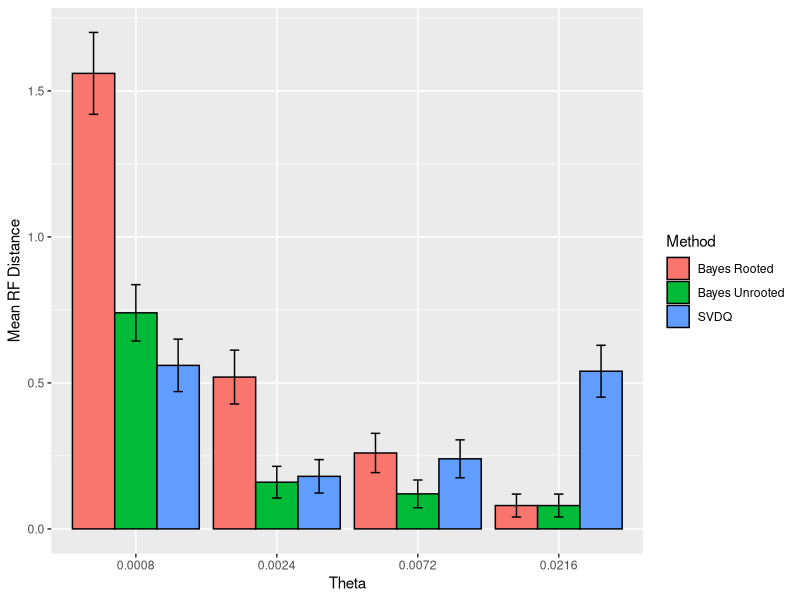
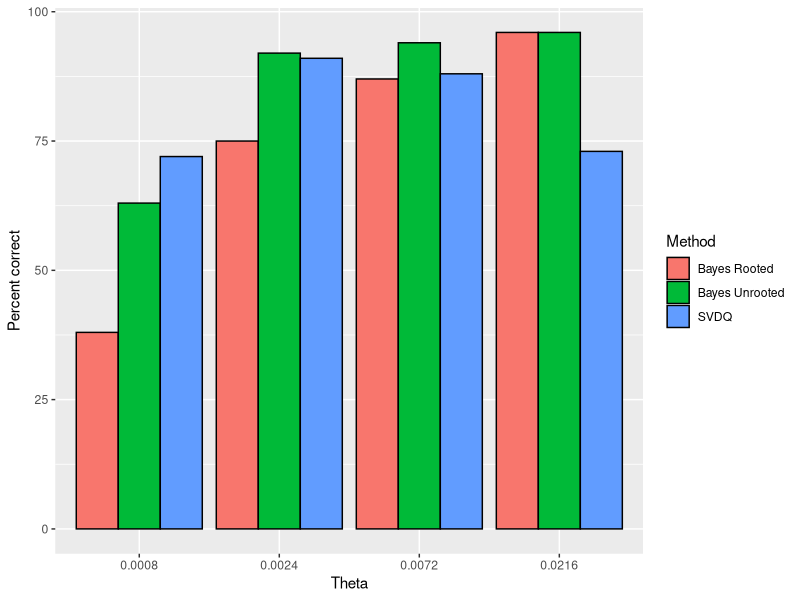
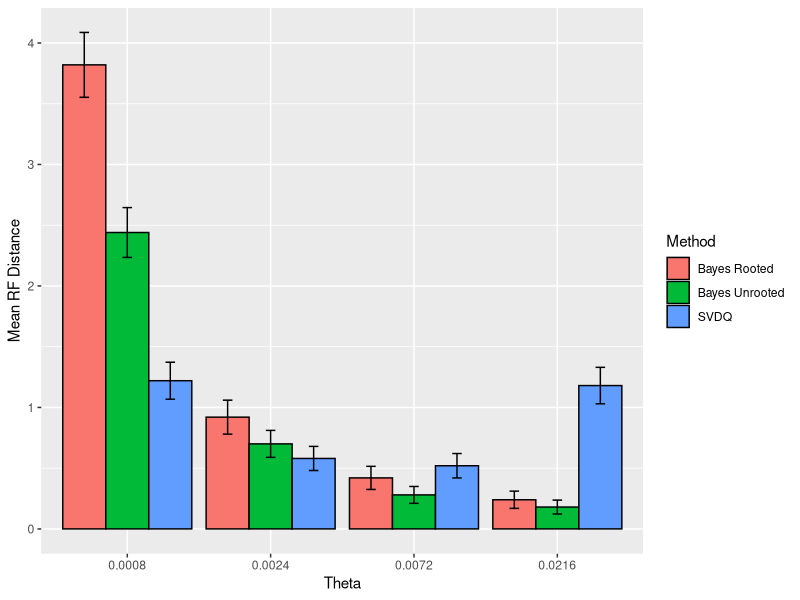
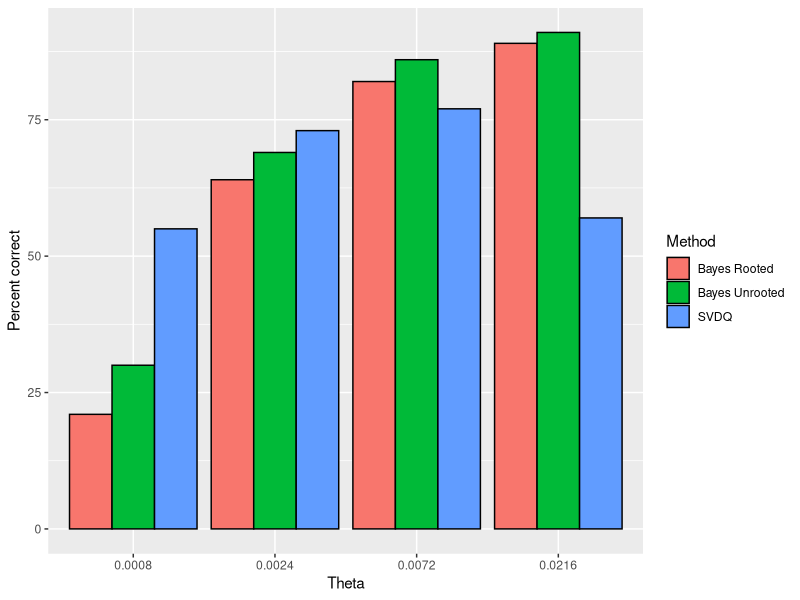
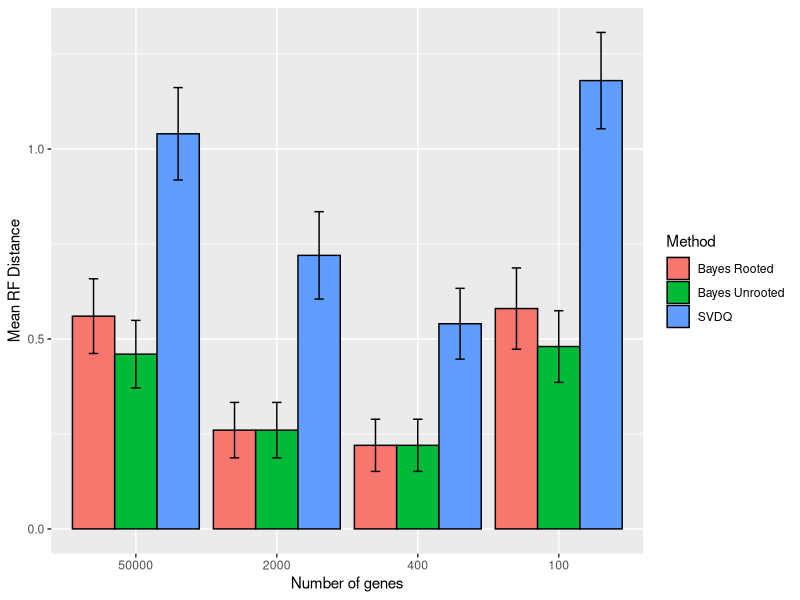
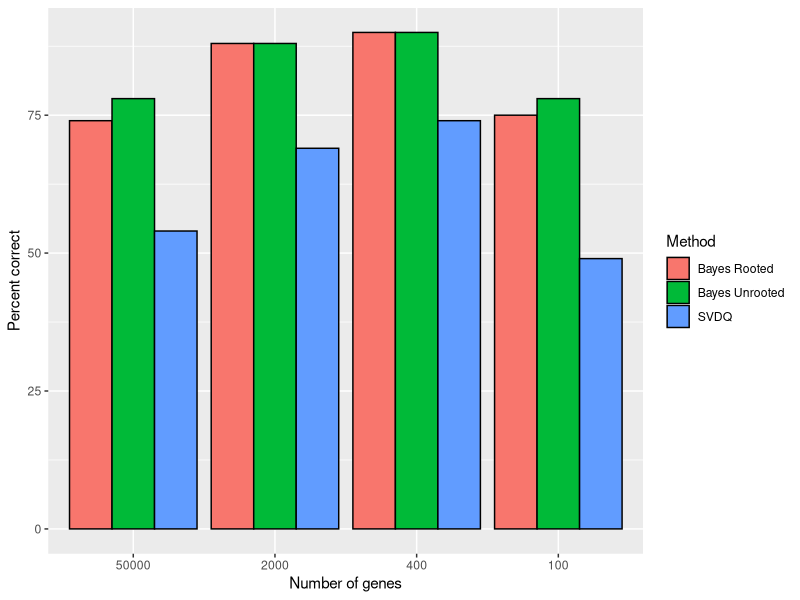
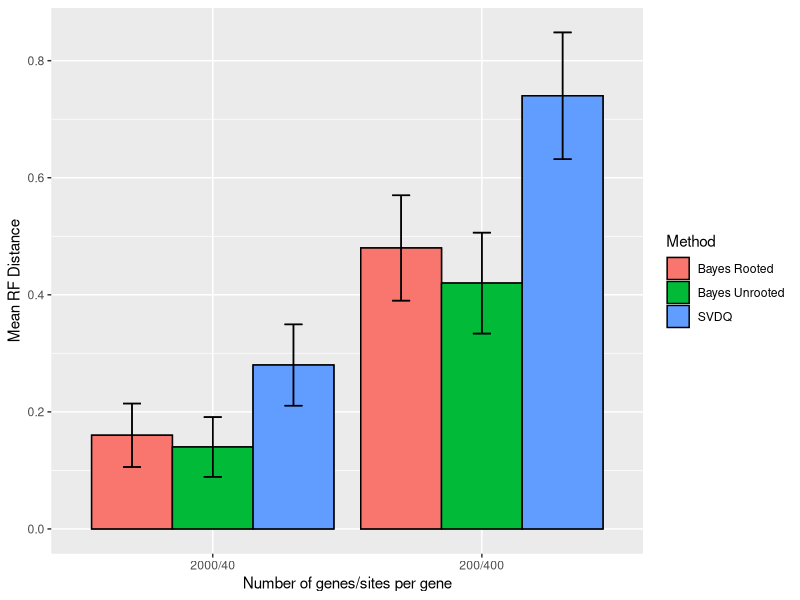
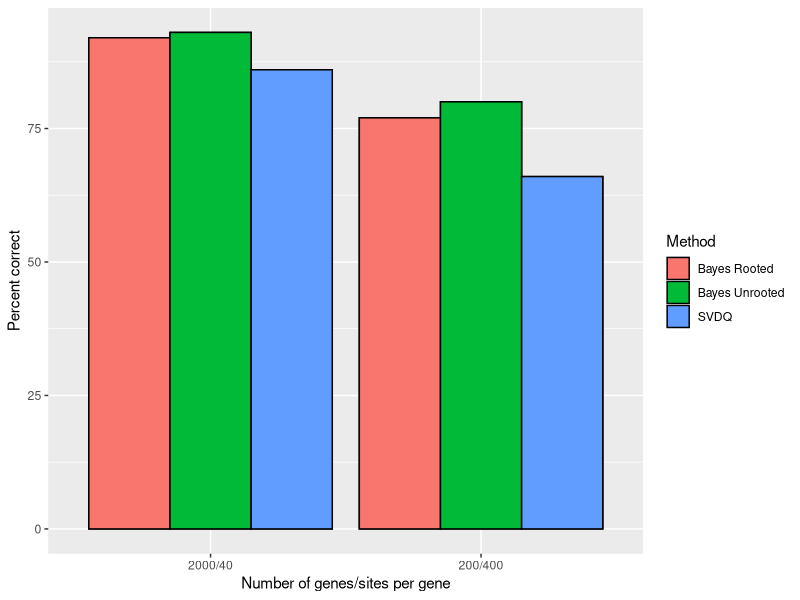

Generate these figures, in order, with R: (Note: this script raises an error after producing the figures.)
## ---- chunk 1
knitr::opts_chunk$set(echo = TRUE)
## ---- chunk 2
library(ggplot2)
library(ape)
## ---- chunk 3
group=c(rep("0.0008",3), rep("0.0024",3), rep("0.0072",3), rep("0.0216",3))
Weighted = rep(c("Bayes Rooted","Bayes Unrooted","SVDQ"), 4)
Out = c(1.56,	0.74,	0.56, 0.52, 0.16,	0.18, 0.26, 0.12,	0.24, 0.08,	0.08,	0.54 )
var = c(1.9664,	0.9324,	0.8064, 0.8496,	0.2944,	0.3276, 0.4524,	0.2256,	0.4224, 0.1536,	0.1536,	0.7884)
se = sqrt(var)/10
correct = c(38,	63,	72, 75,	92,	91, 87,	94,	88, 96,	96,	73)
tgc = data.frame(group, Weighted, Out, se, correct)
tgc
## ---- chunk 4
group=c(rep("0.0008",3), rep("0.0024",3), rep("0.0072",3), rep("0.0216",3))
Weighted = rep(c("Bayes Rooted","Bayes Unrooted","SVDQ"), 4)
Out = c(3.82,	2.44,	1.22, 0.92,	0.7,	0.58, 0.42,	0.28,	0.52, 0.24,	0.18,	1.18 )
var = c(7.1276,	4.2064,	2.3116, 1.9536,	1.23,	0.9836,0.9036,	0.4816,	1.0096, 0.5024,	0.3276,	2.2476)
se = sqrt(var)/10
correct = c(21,	30,	55, 64,	69,	73, 82,	86,	77, 89,	91,	57)
eight = data.frame(group, Weighted, Out, se, correct)
eight
## ---- chunk 5
library(ggplot2)
ggplot(tgc, aes(x=as.factor(group), y=Out, fill=Weighted)) +
  geom_bar(position=position_dodge(), stat="identity", colour='black') +
        xlab("Theta") +
     ylab("Mean RF Distance") +
  scale_fill_discrete(name="Method") +
  geom_errorbar(aes(ymin=Out-se, ymax=Out+se), width=.2,position=position_dodge(.9))
## ---- chunk 6
ggplot(tgc, aes(x=as.factor(group), y=correct, fill=Weighted)) +
  geom_bar(position=position_dodge(), stat="identity", colour='black') +
        xlab("Theta") +
     ylab("Percent correct") +
  scale_fill_discrete(name="Method")
## ---- chunk 7
ggplot(eight, aes(x=as.factor(group), y=Out, fill=Weighted)) +
  geom_bar(position=position_dodge(), stat="identity", colour='black') +
        xlab("Theta") +
     ylab("Mean RF Distance") +
  scale_fill_discrete(name="Method") +
  geom_errorbar(aes(ymin=Out-se, ymax=Out+se), width=.2,position=position_dodge(.9))
## ---- chunk 8
ggplot(eight, aes(x=as.factor(group), y=correct, fill=Weighted)) +
  geom_bar(position=position_dodge(), stat="identity", colour='black') +
        xlab("Theta") +
     ylab("Percent correct") +
  scale_fill_discrete(name="Method")
## ---- chunk 9
group=c(rep("50000",3), rep("2000",3), rep("400",3), rep("100",3))
Weighted = rep(c("Bayes Rooted","Bayes Unrooted","SVDQ"), 4)
Out = c(0.56,	0.46,	1.04, 0.26,	0.26,	0.72, 0.22,	0.22,	0.54, 0.58,	0.48,	1.18 )
var = c(0.9664,	0.7884,	1.4784, 0.5324,	0.5324,	1.3216,0.4716,	0.4716,	0.8684, 1.1436,	0.8896,	1.6076)
se = sqrt(var)/10
correct = c(74,	78,	54, 88,	88,	69, 90,	90,	74, 75,	78,	49)
eight = data.frame(group, Weighted, Out, se, correct)
eight$rowID = 1:12


  

ggplot(eight, aes(x=reorder(group, rowID), y=Out, fill=Weighted)) +
  geom_bar(position=position_dodge(), stat="identity", colour='black') +
        xlab("Number of genes") +
     ylab("Mean RF Distance") +
  scale_fill_discrete(name="Method") +
  geom_errorbar(aes(ymin=Out-se, ymax=Out+se), width=.2,position=position_dodge(.9))
  
  ggplot(eight, aes(x=reorder(group, rowID), y=correct, fill=Weighted)) +
  geom_bar(position=position_dodge(), stat="identity", colour='black') +
        xlab("Number of genes") +
     ylab("Percent correct") +
  scale_fill_discrete(name="Method")
## ---- chunk 10
group=c(rep("2000/40",3), rep("200/400",3))
Weighted = rep(c("Bayes Rooted","Bayes Unrooted","SVDQ"), 4)
Out = c(0.16,	0.14,	0.28, 0.48,	0.42,	0.74 )
var = c(0.2944,	0.2604,	0.4816, 0.8096,	0.7436,	1.1724)
se = sqrt(var)/10
correct = c(92,	93,	86, 77,	80,	66)
eight = data.frame(group, Weighted, Out, se, correct)
eight$rowID = 1:6


  

ggplot(eight, aes(x=reorder(group, rowID), y=Out, fill=Weighted)) +
  geom_bar(position=position_dodge(), stat="identity", colour='black') +
        xlab("Number of genes/sites per gene") +
     ylab("Mean RF Distance") +
  scale_fill_discrete(name="Method") +
  geom_errorbar(aes(ymin=Out-se, ymax=Out+se), width=.2,position=position_dodge(.9))
  
  ggplot(eight, aes(x=reorder(group, rowID), y=correct, fill=Weighted)) +
  geom_bar(position=position_dodge(), stat="identity", colour='black') +
        xlab("Number of genes/sites per gene") +
     ylab("Percent correct") +
  scale_fill_discrete(name="Method")
## ---- chunk 11
group=c(rep("(a,(b,(c,(d,e))))",3), rep("(a,((b,c),(d,e)))",3), rep("((a,b),(c,(d,e)))",3))
Weighted = rep(c("Bayes Rooted","Bayes Unrooted","SVDQ"), 3)
Out = c(0.9,	0.62,	1.54, 0.48,	0.12,	1.46, 0.42,	0.2,	1.04 )
var = c(1.31,	0.9356,	1.6684, 0.9696,	0.2256,	1.0284, 0.8236,	0.36,	0.9984)
se = sqrt(var)/10
correct = c(59,	70,	35, 79,	94,	30, 79,	94,	30)
eight = data.frame(group, Weighted, Out, se, correct)
eight$rowID = 1:9


  

ggplot(eight, aes(x=reorder(group, rowID), y=Out, fill=Weighted)) +
  geom_bar(position=position_dodge(), stat="identity", colour='black') +
        xlab("Topology") +
     ylab("Mean RF Distance") +
  scale_fill_discrete(name="Method") +
  geom_errorbar(aes(ymin=Out-se, ymax=Out+se), width=.2,position=position_dodge(.9))
  
  ggplot(eight, aes(x=reorder(group, rowID), y=correct, fill=Weighted)) +
  geom_bar(position=position_dodge(), stat="identity", colour='black') +
        xlab("Topology") +
     ylab("Percent correct") +
  scale_fill_discrete(name="Method")
## ---- chunk 12
group=c(rep("0",3), rep("1",3), rep("2",3), rep("3",3))
Weighted = rep(c("Bayes Rooted","Bayes Unrooted","SVDQ"), 4)
Out = c(0,	0,	0, 0.5,	0,	0, 0.88,	0.18,	0, 1.58,	0.8,	0.88 )
var = c(0,	0,	0, 0.75,	0,	0,1.7056,	0.3276,	0, 2.7436,	1.28,	0.9856)
se = sqrt(var)/10
correct = c(100,	100,	100, 75,	100,	100, 65,	91,	100, 43,	64,	56)
eight = data.frame(group, Weighted, Out, se, correct)
eight$rowID = 1:12


  

ggplot(eight, aes(x=reorder(group, rowID), y=Out, fill=Weighted)) +
  geom_bar(position=position_dodge(), stat="identity", colour='black') +
        xlab("Very short internal branches") +
     ylab("Mean RF Distance") +
  scale_fill_discrete(name="Method") +
  geom_errorbar(aes(ymin=Out-se, ymax=Out+se), width=.2,position=position_dodge(.9))
  
  ggplot(eight, aes(x=reorder(group, rowID), y=correct, fill=Weighted)) +
  geom_bar(position=position_dodge(), stat="identity", colour='black') +
        xlab("Very short internal branches") +
     ylab("Percent correct") +
  scale_fill_discrete(name="Method")
## ---- chunk 13
group=c(rep("4",3), rep("10",3))
Weighted = rep(c("Bayes Rooted","Bayes Unrooted","SVDQ"), 2)
Out = c(0.7,	0.34,	0.8, 1,	0.6,	0.74 )
var = c(0.99,	0.5644,	1.12, 1.48,	0.84,	0.9324)
se = sqrt(var)/10
correct = c(66,	83,	62, 56,	70,	63)
eight = data.frame(group, Weighted, Out, se, correct)
eight$rowID = 1:6


  

ggplot(eight, aes(x=reorder(group, rowID), y=Out, fill=Weighted)) +
  geom_bar(position=position_dodge(), stat="identity", colour='black') +
        xlab("Root age") +
     ylab("Mean RF Distance") +
  scale_fill_discrete(name="Method") +
  geom_errorbar(aes(ymin=Out-se, ymax=Out+se), width=.2,position=position_dodge(.9))
  
  ggplot(eight, aes(x=reorder(group, rowID), y=correct, fill=Weighted)) +
  geom_bar(position=position_dodge(), stat="identity", colour='black') +
        xlab("Root age") +
     ylab("Percent correct") +
  scale_fill_discrete(name="Method")
## ---- chunk 14
averagedBoot=c(.17, .19, .46, .71, .9, .26, .27, .35, .73, .8)
maxBoot=c(.25, .19, .54, .74, .91, .21, .36, .37, .77, .82)
probCor= c(.11, .255, .465, .7, .915, .145, .385, .565, .77, .945)
eightTaxa=c(5,5,5,5,5,8,8,8,8,8)
plot(probCor, maxBoot)
plot(probCor, averagedBoot)
df2=data.frame(probCor, averagedBoot, eightTaxa)
## ---- chunk 15
ggplot(df2, aes(x = probCor, y = averagedBoot)) +
    geom_point(aes(color = factor(eightTaxa))) +
         xlab("P(Estimated tree correct)") +
     ylab("Averge bootstrap support") +
  stat_smooth(method = "lm", se=FALSE) +
  labs(color="Taxa") 
## ---- chunk 16
group=c(rep(c(1000, 3000, 9000, 27000, 81000, 244000), 5))
Weighted = c(rep(.0003, 6), rep(.001, 6), rep(.003, 6), rep(.01, 6), rep(.03, 6))
Out = c(.349, .362, .394, .431, .606, .751, .353, .381, .4, .562, .804, .972, .389, .425, .624, .828, .958, 1, .467, .669, .851, .989, .999, 1, .591, .838, .981, 1, 1, 1)
var = c(.006, .014, .044, .091, .133, .141, .022, .040, .091, .141, .096, .024, .055, .091, .131, .105, .033, 0, .094, .115, .093, .006, 0, 0, .148, .093, .012, 0, 0, 0)
se = sqrt(var)/10
eight = data.frame(group, Weighted, Out, se)

ggplot(eight, aes(x=as.factor(group), y=Out, fill=as.factor(Weighted))) +
  geom_bar(position=position_dodge(), stat="identity", colour='black') +
        xlab("Number of sites (theta-hat = 0.003)") +
     ylab("Mean posterior probability of true tree") +
   scale_fill_discrete(name="True theta") +
  geom_errorbar(aes(ymin=Out-se, ymax=Out+se), width=.2,position=position_dodge(.9))
## ---- chunk 17
group=c(rep(c(1000, 3000, 9000, 27000, 81000, 244000), 5))
Weighted = c(rep(.0003, 6), rep(.001, 6), rep(.003, 6), rep(.01, 6), rep(.03, 6))
Out = c(.334, .386, .445, .646, .829, .979, .393, .431, .665, .871, .997, 1, .487, .606, .845, .999, 1, 1, .651, .871, .995, 1, 1, 1, .886, .998, 1, 1, 1, 1)
var = c(.006, .018, .062, .082, .081, .011, .030, .048, .117, .068, .001, 0, .058, .107, .079, 0, 0, 0, .098, .062, .001, 0, 0, 0, .055, 0, 0, 0, 0, 0)
se = sqrt(var)/10
eight = data.frame(group, Weighted, Out, se)

ggplot(eight, aes(x=as.factor(group), y=Out, fill=as.factor(Weighted))) +
  geom_bar(position=position_dodge(), stat="identity", colour='black') +
        xlab("Number of sites (theta-hat = 0.003)") +
     ylab("Mean posterior probability of true tree") +
   scale_fill_discrete(name="True theta") +
  geom_errorbar(aes(ymin=Out-se, ymax=Out+se), width=.2,position=position_dodge(.9))
## ---- chunk 18
group=c(rep(c(1000, 3000, 9000, 27000, 81000, 244000), 5))
Weighted = c(rep(.0003, 6), rep(.001, 6), rep(.003, 6), rep(.01, 6), rep(.03, 6))
Out = c(.362, .411, .579, .782, .962, 1, .397, .571, .781, .966, 1, 1, .591, .856, .987, 1, 1, 1, .854, .981, 1, 1, 1, 1, .987, 1, 1, 1, 1, 1)
var = c(.012, .032, .071, .092, .021, 0, .029, .077, .082, .019, 0, 0, .068, .053, .002, 0, 0, 0, .051, .011, 0, 0, 0, 0, .008, 0, 0, 0, 0, 0)
se = sqrt(var)/10
eight = data.frame(group, Weighted, Out, se)

ggplot(eight, aes(x=as.factor(group), y=Out, fill=as.factor(Weighted))) +
  geom_bar(position=position_dodge(), stat="identity", colour='black') +
        xlab("Number of sites (theta-hat = 0.003)") +
     ylab("Mean posterior probability of true tree") +
   scale_fill_discrete(name="True theta") +
  geom_errorbar(aes(ymin=Out-se, ymax=Out+se), width=.2,position=position_dodge(.9))
## ---- chunk 19
group=c(rep(c(1000, 3000, 9000, 27000, 81000, 244000), 5))
Weighted = c(rep(.0003, 6), rep(.001, 6), rep(.003, 6), rep(.01, 6), rep(.03, 6))
Out = c(.409, .463, .715, .922, .999, 1, .541, .748, .977, 1, 1, 1, .727, .948, .999, 1, 1, 1, .976, 1, 1, 1, 1, 1, .999, 1, 1, 1, 1, 1)
var = c(.024, .045, .081, .026, 0, 0, .053, .071, .004, 0, 0, 0, .081, .022, 0, 0, 0, 0, .011, rep(0, 11))
se = sqrt(var)/10
eight = data.frame(group, Weighted, Out, se)

ggplot(eight, aes(x=as.factor(group), y=Out, fill=as.factor(Weighted))) +
  geom_bar(position=position_dodge(), stat="identity", colour='black') +
        xlab("Number of sites (theta-hat = 0.003)") +
     ylab("Mean posterior probability of true tree") +
   scale_fill_discrete(name="True theta") +
  geom_errorbar(aes(ymin=Out-se, ymax=Out+se), width=.2,position=position_dodge(.9))
## ---- chunk 20
group=c(rep(c(1000, 3000, 9000, 27000, 81000, 244000), 5))
Weighted = c(rep(.0003, 6), rep(.001, 6), rep(.003, 6), rep(.01, 6), rep(.03, 6))
Out = c()
var = c()
se = sqrt(var)/10
eight = data.frame(group, Weighted, Out, se)

ggplot(eight, aes(x=as.factor(group), y=Out, fill=as.factor(Weighted))) +
  geom_bar(position=position_dodge(), stat="identity", colour='black') +
        xlab("Number of sites (theta-hat = 0.001)") +
     ylab("Mean posterior probability of true tree") +
   scale_fill_discrete(name="True theta") +
  geom_errorbar(aes(ymin=Out-se, ymax=Out+se), width=.2,position=position_dodge(.9))
## ---- chunk 21
group=c(rep(c(1000, 3000, 9000, 27000, 81000, 244000), 5))
Weighted = c(rep(.005, 6), rep(.05, 6), rep(.5, 6), rep(5, 6), rep(50, 6))
Out = c(.652, .858, .992, 1, 1, 1, .658, .817, .987, 1, 1, 1, .581, .853, .991, 1,1,1, .399, .539, .861, .998, 1, 1, .342, .362, .417, .584, .914, .999)
var = c(.083, .071, .001, 0, 0, 0, .111, .091, .009, 0, 0, 0, .075, .061, .001, 0, 0 ,0, .008, .018, .019, 0, 0, 0, 0, 0, 0, .003, .001, 0)
se = sqrt(var)/10
eight = data.frame(group, Weighted, Out, se)

ggplot(eight, aes(x=as.factor(group), y=Out, fill=as.factor(Weighted))) +
  geom_bar(position=position_dodge(), stat="identity", colour='black') +
        xlab("Number of sites (theta=0.003)") +
     ylab("Mean posterior probability of true tree") +
   scale_fill_discrete(name="Beta") +
  geom_errorbar(aes(ymin=Out-se, ymax=Out+se), width=.2,position=position_dodge(.9))
## ---- chunk 22
# 3 taxa
treeA=read.tree(text="(a:1.0,(b:0.5,c:0.5):0.5);")
plot(treeA)

# 5 taxa
treeA=read.tree(text="((a:0.8,b:0.8):0.7,(c:1.0,(d:0.5,e:0.5):0.5):0.5);")
plot(treeA)
treeA=read.tree(text="(a:1.5,((b:0.5,c:0.5):0.5,(d:0.5,e:0.5):0.5):0.5);")
plot(treeA)
treeA=read.tree(text="(a:2.0,(b:1.5,(c:1.0,(d:0.5,e:0.5):0.5):0.5):0.5);")
plot(treeA)

# 8 taxa
treeA=read.tree(text="(a:1.0,(b:0.5,c:0.5):0.5);")
plot(treeA)
treeA=read.tree(text="(a:1.0,(b:0.5,c:0.5):0.5);")
plot(treeA)
treeA=read.tree(text="(a:1.0,(b:0.5,c:0.5):0.5);")
plot(treeA)
treeA=read.tree(text="(a:1.0,(b:0.5,c:0.5):0.5);")
plot(treeA)

# 12 taxa
treeA=read.tree(text="(a:1.0,(b:0.5,c:0.5):0.5);")
plot(treeA)
treeA=read.tree(text="(a:1.0,(b:0.5,c:0.5):0.5);")
plot(treeA)
treeA=read.tree(text="(a:1.0,(b:0.5,c:0.5):0.5);")
plot(treeA)
treeA=read.tree(text="(a:1.0,(b:0.5,c:0.5):0.5);")
plot(treeA)
treeA=read.tree(text="(a:1.0,(b:0.5,c:0.5):0.5);")
plot(treeA)



